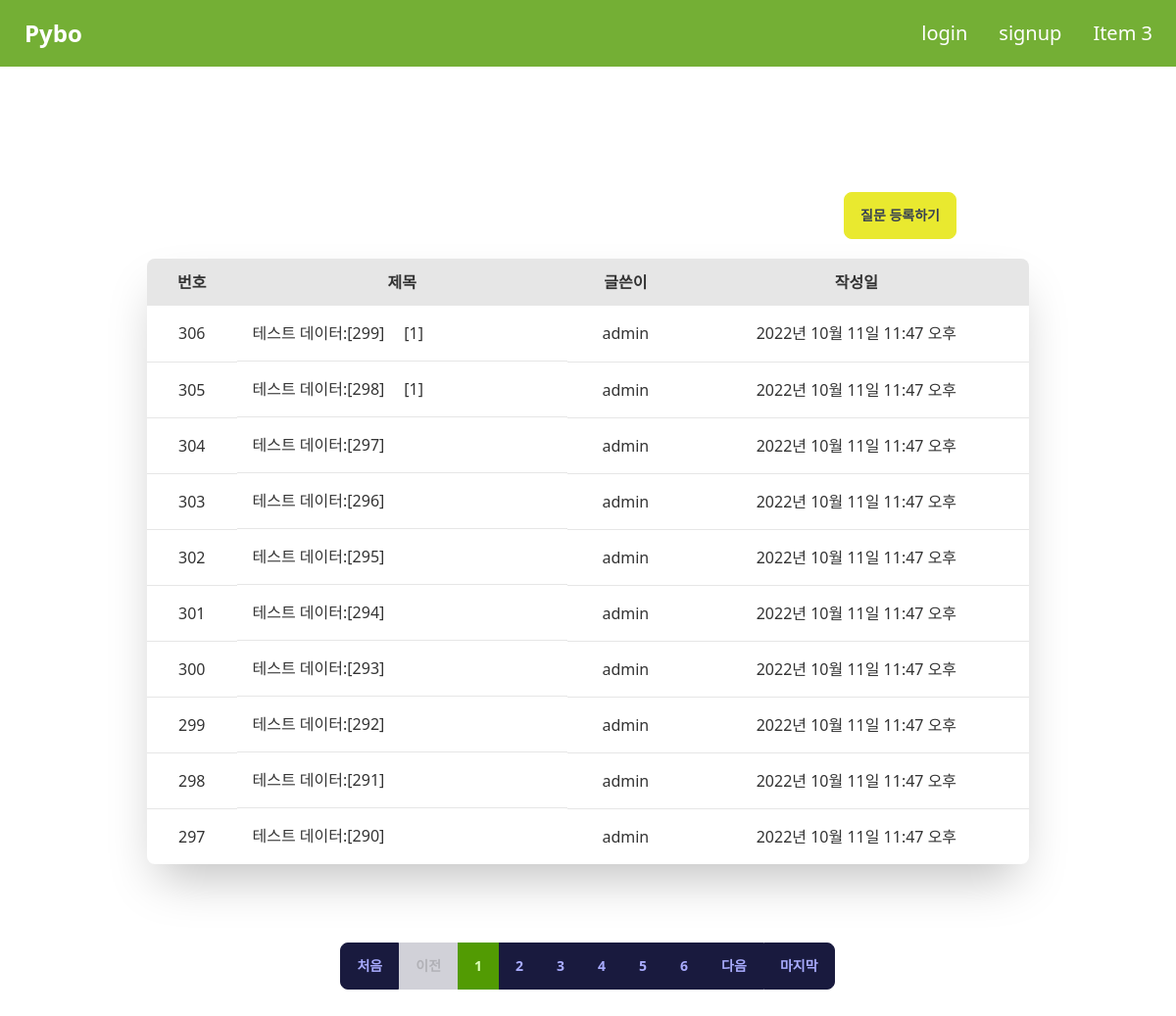
Screenshot of /pybo/ with the database file from the repository.
### pybo/models.py (models this page shows, shortened)
class Question(models.Model):   # 질문 클래스 생성
    author = models.ForeignKey(User, on_delete=models.CASCADE)
    subject = models.CharField(max_length=200)  # 제목 컬럼, 글자수 길이 제한이 필요한 속성은 CharField()사용
    content = models.TextField()    # 내용 컬럼, 글자수 길이 제한 필요없는 속성은 TextField()사용
    create_date = models.DateTimeField()    # 작성일
    modify_date = models.DateTimeField(null=True, blank=True)       # 수정일, null 허용, 입력된 데이터 검증 시 값 없어도 됨

### pybo/views.py (the view)
# urls.py: path('', views.index, name='index'),        # '/' 메인으로 이동하는 URL
def index(request):
    page = request.GET.get('page', '1')     # 페이지 : http://localhost:8000/pybo/?page=1 처럼 GET 방식으로 호출된 URL에서 page값을 가져올 때 사용하는데 메인페이지로 호출됫을 시 기본값으로 page를 1로 설정
    question_list = Question.objects.order_by('-create_date')   # order_by() : 조회 결과를 정렬하는 함수, -가 있으면 역방향/없으면 순방향
    paginator = Paginator(question_list, 10)    # 페이지 당 10개씩 보여주기
    page_obj = paginator.get_page(page)  # 요청된 페이지에 해당되는 페이징 객체 생성 -> 페이징 객체에는 다양한 속성 존재(블로그 참고)
    last_page_num = 0
    for last_page in paginator.page_range:
        last_page_num = last_page
    context = {
        'question_list': page_obj,      # question_list는 페이징 객체
        'last_page_num': last_page_num,   # 마지막 페이지
    }
    return render(request, 'pybo/question_list.html', context) # 조회된 질문목록을 pybo/question_list.html 템플릿 파일로 리턴하여 응답

### pybo/templatetags/pybo_filter.py (called while the page is built)
@register.filter  # 해당 함수를 템플릿 필터 함수로 사용하겠다는 어노테이션
def sub(value, arg):
    return value - arg

### templates/pybo/question_list.html
{% extends 'base.html' %}
{% load pybo_filter %}
{% block content %}
    <div class="overflow-x-auto flex-col my-32 justify-center items-center text-center">
        <div class="text-end mx-56 mb-5">
            <a href="{% url 'pybo:question_create' %}" class="btn btn-secondary text-gray-700 hover:text-white">질문 등록하기</a>
        </div>
        <table class="table w-3/4 rounded-2xl mx-auto mb-20 shadow-2xl text-center">
            <thead>
              <tr>
                <th class="text-[1rem]">번호</th>
                <th class="text-[1rem]">제목</th>
                <th class="text-[1rem]">글쓴이</th>
                <th class="text-[1rem]">작성일</th>
              </tr>
            </thead>
            <tbody>
            {% if question_list %}
                {% for question in question_list %}
              <tr class="hover">
                <td>
                    {{ question_list.paginator.count|sub:question_list.start_index|sub:forloop.counter0|add:1 }}
                </td>
                <td class="hover:text-primary flex">
                    <a href="{% url 'pybo:detail' question.id %}" class="flex-row text-center">{{ question.subject }}</a>
                    {% if question.answer_set.count > 0 %}
                        <div class="mx-5">[{{ question.answer_set.count }}]</div>
                    {% endif %}
                </td>
                <td>{{ question.author.username }}</td>
                <td>{{ question.create_date }}</td>
              </tr>
            {% endfor %}
                {% else %}
                <tr>
                    <td colspan="4">질문이 없습니다.</td>
                </tr>
                {% endif %}
            </tbody>
        </table>
        <div class="btn-group">
            <a href="?page={{ 1 }}" role="button" class="btn">처음</a>
            {% if question_list.has_previous %}
                <a href="?page={{ question_list.previous_page_number }}" role="button" class="btn">이전</a>
            {% else %}
                <a tabindex="-1" aria-disabled="true" href="#" role="button" class="btn" disabled>이전</a>
            {% endif %}
            {% for page_number in question_list.paginator.page_range %}
                {% if page_number >= question_list.number|add:-5 and page_number <= question_list.number|add:5 %}
                    {% if page_number == question_list.number%}
                        <a href="?page={{ page_number }}" role="button" class="btn btn-active">{{ page_number }}</a>
                    {% else %}
                        <a href="?page={{ page_number }}" role="button" class="btn">{{ page_number }}</a>
                    {% endif %}
                {% endif %}
            {% endfor %}
            {% if question_list.has_next %}
                <a href="?page={{ question_list.next_page_number }}" role="button" class="btn">다음</a>
            {% else %}
                <a tabindex="-1" aria-disabled="true" href="#" role="button" class="btn" disabled>다음</a>
            {% endif %}
            <a href="?page={{ last_page_num }}" role="button" class="btn">마지막</a>
        </div>
    </div>
{% endblock %}

### rows the page displays
Question: paginator.count|sub "306", subject "테스트 데이터:[299]", answer_set.count "1", author.username "admin", create_date "2022년 10월 11일 11:47 오후"
Question: paginator.count|sub "305", subject "테스트 데이터:[298]", answer_set.count "1", author.username "admin", create_date "2022년 10월 11일 11:47 오후"
Question: paginator.count|sub "304", subject "테스트 데이터:[297]", author.username "admin", create_date "2022년 10월 11일 11:47 오후"
Question: paginator.count|sub "303", subject "테스트 데이터:[296]", author.username "admin", create_date "2022년 10월 11일 11:47 오후"
Question: paginator.count|sub "302", subject "테스트 데이터:[295]", author.username "admin", create_date "2022년 10월 11일 11:47 오후"
Question: paginator.count|sub "301", subject "테스트 데이터:[294]", author.username "admin", create_date "2022년 10월 11일 11:47 오후"
Question: paginator.count|sub "300", subject "테스트 데이터:[293]", author.username "admin", create_date "2022년 10월 11일 11:47 오후"
Question: paginator.count|sub "299", subject "테스트 데이터:[292]", author.username "admin", create_date "2022년 10월 11일 11:47 오후"
Question: paginator.count|sub "298", subject "테스트 데이터:[291]", author.username "admin", create_date "2022년 10월 11일 11:47 오후"
Question: paginator.count|sub "297", subject "테스트 데이터:[290]", author.username "admin", create_date "2022년 10월 11일 11:47 오후"

### other values shown
{{ page_number }} "1"
{{ page_number }} "2" "3" "4" "5" "6"
